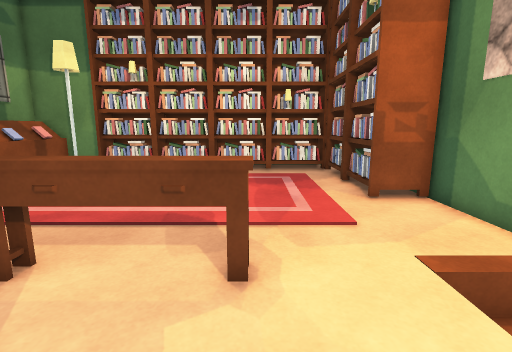
view 1 (above)

16 first-person views from a walk through a Unity game level. The camera is 1.2 m above the floor, tilts 10° down and sees 85° across. The floor is counted in squares, 0.5 m on a side. Each view is taken from the middle of a square. On the plan, view 1 faces up. The plan holds only what a view shows up to about 18 squares ahead; the rest is blank. Some animated figures are left out. Surface patterns are stand-ins for the level's own textures.

view 2
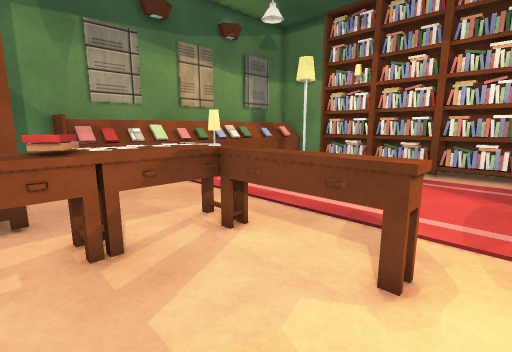

view 3
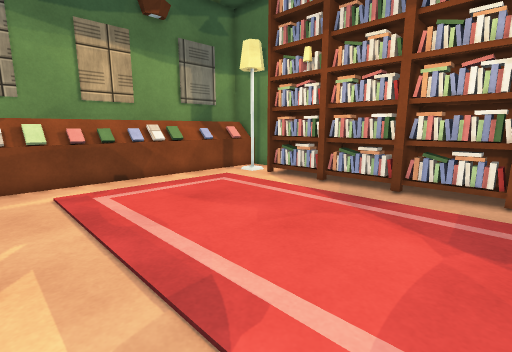

view 4
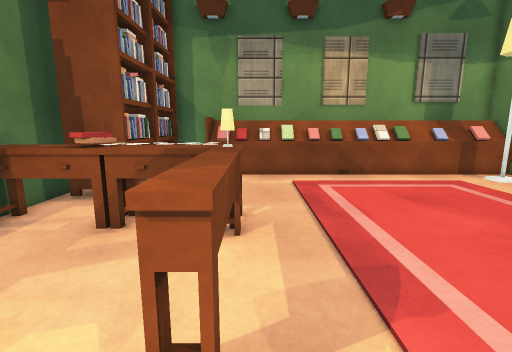

view 5
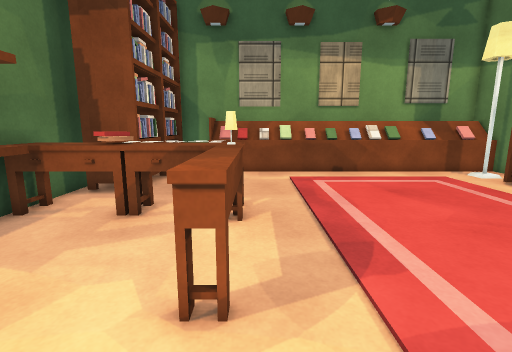

view 6
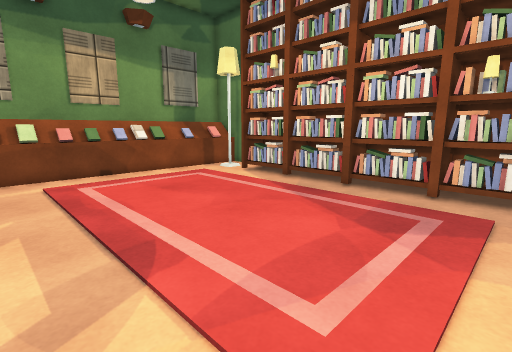

view 7
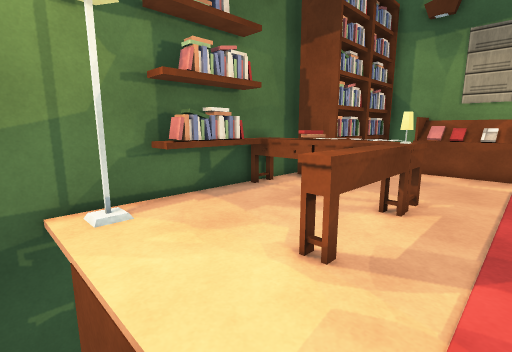

view 8
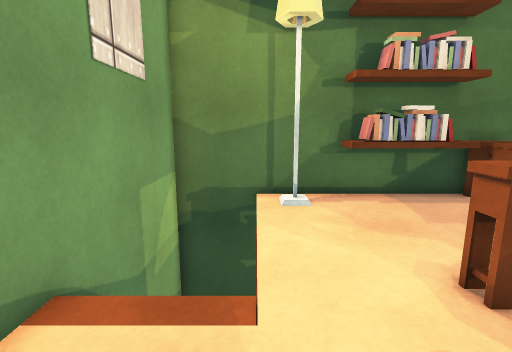

view 9
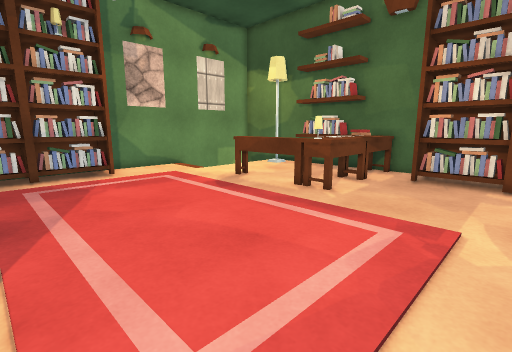

view 10
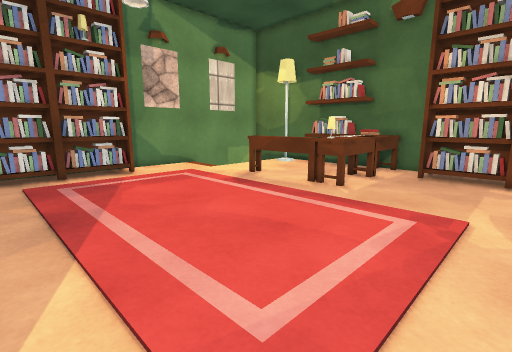

view 11
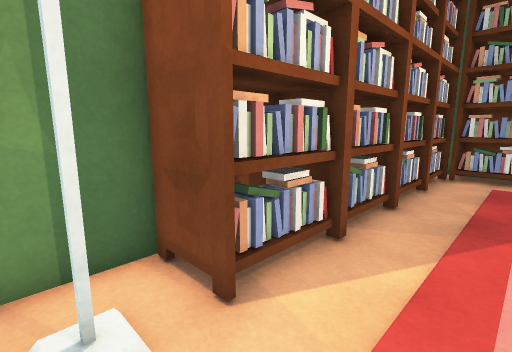

view 12
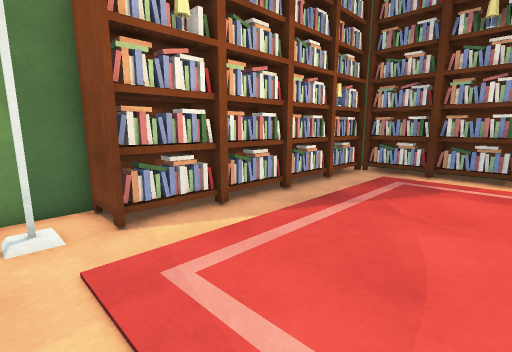

view 13
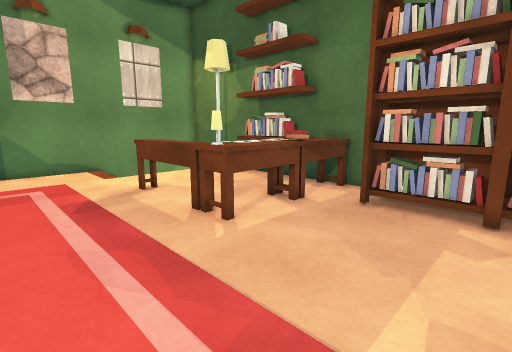

view 14
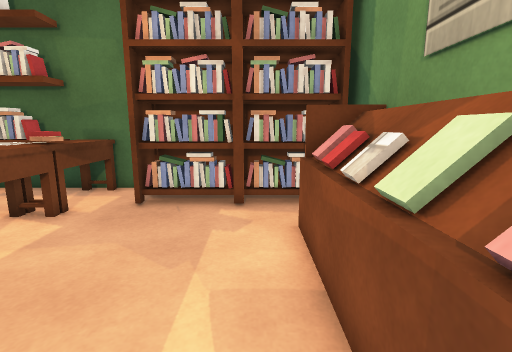

view 15
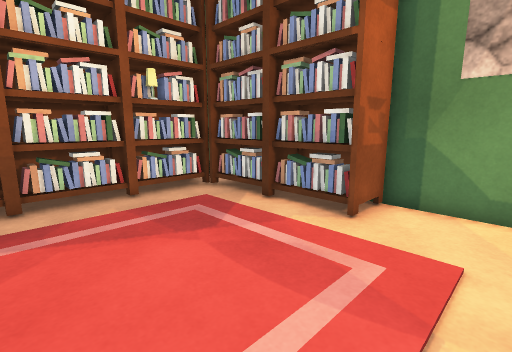

view 16
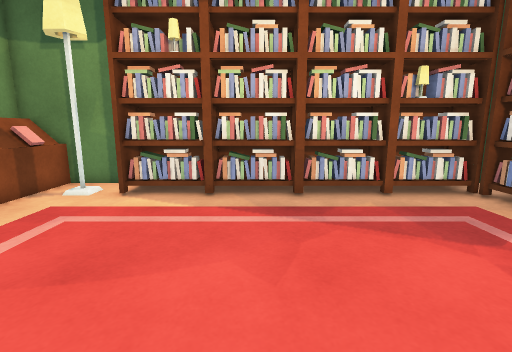

### Floor plan
Key: @ floor where view 1 was taken; # wall or solid block; . floor; / step, stairs or slope; = window, fence, low wall or low ledge; ^ raised ledge; O other object.
Columns run from 14 left of view 1 to 6 right of it. Each row starts with its distance up from view 1.
 18 #####################
 17 #^^##OOOOOOOOOOOOOO #
 16 ##^##OOOOOOOOOOOOOOO#
 15 #^^...............OO#
 14 #^^...............OO#
 13 #^^...............OO#
 12 #^^...............OO#
 11 #^^...............OO#
 10 #^^...............OO#
  9 ##^...............OO#
  8 ##^.................#
  7 #^^.................#
  6 #^^.................#
  5 ##^......OOOOOO.....#
  4 #^^.....OOOOOOO..///#
  3 #^^.....OOO....../  #
  2 #=......OOO....../  #
  1 #OOOOOO.OOO....../  #
  0 #OOO OOOOOO...@../  #
 -1 #OOOOOOOOOOOOOO.//  #
 -2       ###############

Positions as (right, up) in squares from view 1, and headings:
1: (0, 0), facing up
2: (1, 0), facing up-left
3: (1, 5), facing up-left
4: (2, 5), facing left
5: (3, 5), facing left
6: (3, 5), facing up-left
7: (4, 7), facing down-left
8: (3, 8), facing down
9: (-11, 14), facing down-right
10: (-11, 15), facing down-right
11: (-11, 13), facing up-right
12: (-11, 9), facing up-right
13: (-11, 9), facing down-right
14: (-11, 9), facing down
15: (-3, 6), facing up-right
16: (-4, 6), facing up
